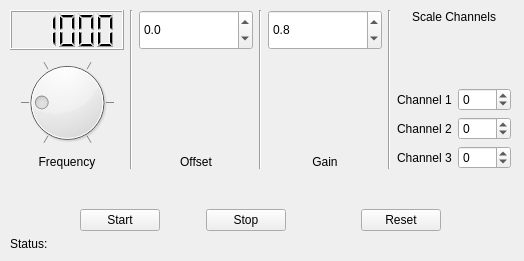
<?xml version="1.0" encoding="UTF-8"?>
<ui version="4.0">
 <class>Form</class>
 <widget class="QWidget" name="Form">
  <property name="geometry">
   <rect>
    <x>0</x>
    <y>0</y>
    <width>524</width>
    <height>261</height>
   </rect>
  </property>
  <property name="windowTitle">
   <string>3 Phase Function Generator</string>
  </property>
  <widget class="QWidget" name="verticalLayoutWidget_4">
   <property name="geometry">
    <rect>
     <x>10</x>
     <y>10</y>
     <width>501</width>
     <height>241</height>
    </rect>
   </property>
   <layout class="QVBoxLayout" name="verticalLayout_5">
    <item>
     <layout class="QGridLayout" name="gridLayout">
      <item row="0" column="6">
       <layout class="QVBoxLayout" name="verticalLayout">
        <item>
         <widget class="QLabel" name="label_4">
          <property name="text">
           <string>Scale Channels</string>
          </property>
          <property name="alignment">
           <set>Qt::AlignHCenter|Qt::AlignTop</set>
          </property>
         </widget>
        </item>
        <item>
         <layout class="QFormLayout" name="formLayout">
          <item row="0" column="0">
           <widget class="QLabel" name="label_5">
            <property name="text">
             <string>Channel 1</string>
            </property>
           </widget>
          </item>
          <item row="0" column="1">
           <widget class="QSpinBox" name="Channel1_scale">
            <property name="minimum">
             <number>-1</number>
            </property>
            <property name="maximum">
             <number>1</number>
            </property>
           </widget>
          </item>
          <item row="1" column="0">
           <widget class="QLabel" name="label_6">
            <property name="text">
             <string>Channel 2</string>
            </property>
           </widget>
          </item>
          <item row="1" column="1">
           <widget class="QSpinBox" name="Channel2_scale">
            <property name="minimum">
             <number>-1</number>
            </property>
            <property name="maximum">
             <number>1</number>
            </property>
           </widget>
          </item>
          <item row="2" column="0">
           <widget class="QLabel" name="label_7">
            <property name="text">
             <string>Channel 3</string>
            </property>
           </widget>
          </item>
          <item row="2" column="1">
           <widget class="QSpinBox" name="Channel3_scale">
            <property name="minimum">
             <number>-1</number>
            </property>
            <property name="maximum">
             <number>1</number>
            </property>
           </widget>
          </item>
         </layout>
        </item>
       </layout>
      </item>
      <item row="0" column="4">
       <layout class="QVBoxLayout" name="verticalLayout_3">
        <item>
         <widget class="QDoubleSpinBox" name="GainInput">
          <property name="minimumSize">
           <size>
            <width>100</width>
            <height>40</height>
           </size>
          </property>
          <property name="decimals">
           <number>1</number>
          </property>
          <property name="maximum">
           <double>1.000000000000000</double>
          </property>
          <property name="singleStep">
           <double>0.100000000000000</double>
          </property>
          <property name="value">
           <double>0.800000000000000</double>
          </property>
         </widget>
        </item>
        <item>
         <widget class="QLabel" name="label_2">
          <property name="text">
           <string>Gain</string>
          </property>
          <property name="scaledContents">
           <bool>false</bool>
          </property>
          <property name="alignment">
           <set>Qt::AlignBottom|Qt::AlignHCenter</set>
          </property>
         </widget>
        </item>
       </layout>
      </item>
      <item row="0" column="1">
       <widget class="Line" name="line">
        <property name="orientation">
         <enum>Qt::Vertical</enum>
        </property>
       </widget>
      </item>
      <item row="0" column="2">
       <layout class="QVBoxLayout" name="verticalLayout_4">
        <item>
         <widget class="QDoubleSpinBox" name="OffsetInput">
          <property name="minimumSize">
           <size>
            <width>100</width>
            <height>40</height>
           </size>
          </property>
          <property name="decimals">
           <number>1</number>
          </property>
          <property name="minimum">
           <double>-1.000000000000000</double>
          </property>
          <property name="maximum">
           <double>1.000000000000000</double>
          </property>
          <property name="singleStep">
           <double>0.100000000000000</double>
          </property>
         </widget>
        </item>
        <item>
         <widget class="QLabel" name="label_3">
          <property name="text">
           <string>Offset</string>
          </property>
          <property name="scaledContents">
           <bool>false</bool>
          </property>
          <property name="alignment">
           <set>Qt::AlignBottom|Qt::AlignHCenter</set>
          </property>
         </widget>
        </item>
       </layout>
      </item>
      <item row="0" column="0">
       <layout class="QVBoxLayout" name="verticalLayout_2">
        <item>
         <widget class="QLCDNumber" name="FreqLCD">
          <property name="minimumSize">
           <size>
            <width>100</width>
            <height>40</height>
           </size>
          </property>
          <property name="smallDecimalPoint">
           <bool>false</bool>
          </property>
          <property name="segmentStyle">
           <enum>QLCDNumber::Filled</enum>
          </property>
          <property name="intValue" stdset="0">
           <number>1000</number>
          </property>
         </widget>
        </item>
        <item>
         <widget class="QDial" name="FreqDial">
          <property name="maximum">
           <number>5000</number>
          </property>
          <property name="singleStep">
           <number>100</number>
          </property>
          <property name="pageStep">
           <number>100</number>
          </property>
          <property name="value">
           <number>1000</number>
          </property>
          <property name="tracking">
           <bool>true</bool>
          </property>
          <property name="invertedAppearance">
           <bool>false</bool>
          </property>
          <property name="invertedControls">
           <bool>false</bool>
          </property>
          <property name="wrapping">
           <bool>false</bool>
          </property>
          <property name="notchesVisible">
           <bool>true</bool>
          </property>
         </widget>
        </item>
        <item>
         <widget class="QLabel" name="label">
          <property name="text">
           <string>Frequency</string>
          </property>
          <property name="scaledContents">
           <bool>false</bool>
          </property>
          <property name="alignment">
           <set>Qt::AlignCenter</set>
          </property>
         </widget>
        </item>
       </layout>
      </item>
      <item row="0" column="3">
       <widget class="Line" name="line_2">
        <property name="orientation">
         <enum>Qt::Vertical</enum>
        </property>
       </widget>
      </item>
      <item row="0" column="5">
       <widget class="Line" name="line_3">
        <property name="orientation">
         <enum>Qt::Vertical</enum>
        </property>
       </widget>
      </item>
     </layout>
    </item>
    <item>
     <spacer name="verticalSpacer">
      <property name="orientation">
       <enum>Qt::Vertical</enum>
      </property>
      <property name="sizeHint" stdset="0">
       <size>
        <width>20</width>
        <height>40</height>
       </size>
      </property>
     </spacer>
    </item>
    <item>
     <layout class="QHBoxLayout" name="horizontalLayout">
      <item>
       <spacer name="horizontalSpacer_2">
        <property name="orientation">
         <enum>Qt::Horizontal</enum>
        </property>
        <property name="sizeHint" stdset="0">
         <size>
          <width>40</width>
          <height>20</height>
         </size>
        </property>
       </spacer>
      </item>
      <item>
       <widget class="QPushButton" name="Startbtn">
        <property name="text">
         <string>Start</string>
        </property>
       </widget>
      </item>
      <item>
       <spacer name="horizontalSpacer">
        <property name="orientation">
         <enum>Qt::Horizontal</enum>
        </property>
        <property name="sizeType">
         <enum>QSizePolicy::Minimum</enum>
        </property>
        <property name="sizeHint" stdset="0">
         <size>
          <width>40</width>
          <height>20</height>
         </size>
        </property>
       </spacer>
      </item>
      <item>
       <widget class="QPushButton" name="Stopbtn">
        <property name="text">
         <string>Stop</string>
        </property>
       </widget>
      </item>
      <item>
       <spacer name="horizontalSpacer_4">
        <property name="orientation">
         <enum>Qt::Horizontal</enum>
        </property>
        <property name="sizeHint" stdset="0">
         <size>
          <width>40</width>
          <height>20</height>
         </size>
        </property>
       </spacer>
      </item>
      <item>
       <widget class="QPushButton" name="ResetBtn">
        <property name="text">
         <string>Reset</string>
        </property>
       </widget>
      </item>
      <item>
       <spacer name="horizontalSpacer_3">
        <property name="orientation">
         <enum>Qt::Horizontal</enum>
        </property>
        <property name="sizeHint" stdset="0">
         <size>
          <width>40</width>
          <height>20</height>
         </size>
        </property>
       </spacer>
      </item>
     </layout>
    </item>
    <item>
     <widget class="QLabel" name="ErrorLbl">
      <property name="text">
       <string>Status:</string>
      </property>
     </widget>
    </item>
   </layout>
  </widget>
 </widget>
 <resources/>
 <connections/>
</ui>
